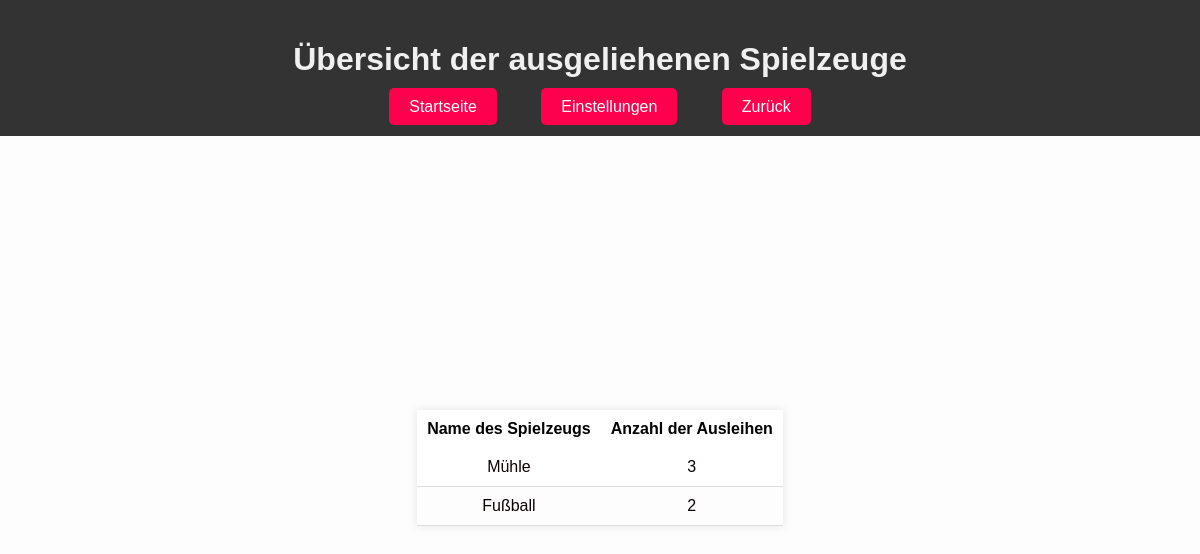
/borrow_stats, run on an earlier commit of the app's database.
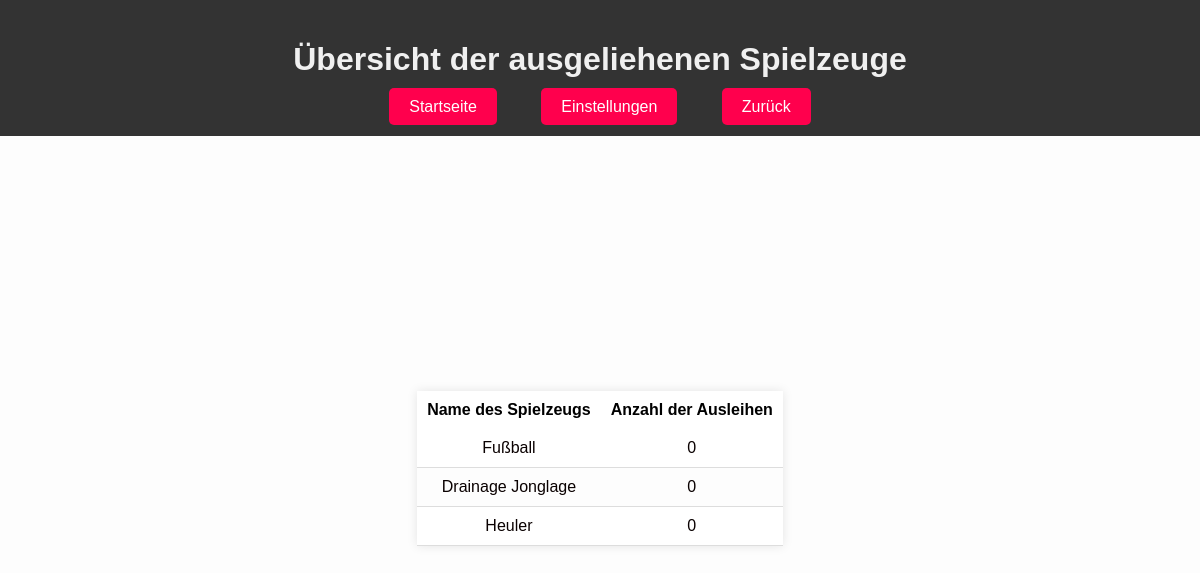
And on a later commit of the database.
### tables this page shows
CREATE TABLE Spielzeug (
        Spielzeug_ID INTEGER PRIMARY KEY AUTOINCREMENT,
        Name VARCHAR(100),
        S_Barcode VARCHAR(100),
        "Ausgeliehen" BOOLEAN DEFAULT 0
    );

### app.py (the view)
@app.route("/borrow_stats", methods=['GET', 'POST'])
def borrow_stats():
    conn = get_db_connection()
    spielzeuge = conn.execute('''
        SELECT
            Spielzeug.Name,
            Spielzeug.S_Barcode,
            COUNT(Spielzeug_Ausleihe.Spielzeug_Ausleihe_ID) AS Ausleihen
        FROM
            Spielzeug
        LEFT JOIN
            Spielzeug_Ausleihe ON Spielzeug.Spielzeug_ID = Spielzeug_Ausleihe.Spielzeug_ID
        GROUP BY
            Spielzeug.Spielzeug_ID
        ORDER BY
            Ausleihen DESC
    ''').fetchall()
    conn.close()
    return render_template('borrow_stats.html', spielzeuge=spielzeuge)

### database.py (called while the page is built)
def get_db_connection():
    conn = sqlite3.connect(db_name)
    conn.row_factory = sqlite3.Row
    return conn

### templates/borrow_stats.html (shortened to what this page needs)
<!DOCTYPE html>
<html lang="en">
<head>
    <link rel="stylesheet" href="/static/styles.css">
</head>
<body>
    <header>
        <h1 class="topic">Übersicht der ausgeliehenen Spielzeuge</h1>
        <nav>
            <ul>
                <li><a href="/">Startseite</a></li>
                <li><a href="/login">Einstellungen</a></li>
                <li><a href="#" onclick="history.back();">Zurück</a></li>
            </ul>
        </nav>
    </header>
    <main>
        <table>
            <thead>
                <tr>
                    <th>Name des Spielzeugs</th>
                    <th>Anzahl der Ausleihen</th>
                </tr>
            </thead>
            <tbody>
                {% for spielzeug in spielzeuge %}
                <tr>
                    <td>{{ spielzeug.Name }}</td>
                    <td>{{ spielzeug.Ausleihen }}</td>
                </tr>
                {% endfor %}
            </tbody>
        </table>
    </main>
</body>
</html>

### static/styles.css (style rules this page uses)
:root { --text-color: #0a0101; --background-color: #fdfdfd; --link-color: #fff; }
.topic { color: #f0f0f0 }
body { font-family: Arial, sans-serif; background-color: var(--background-color); color: var(--text-color); margin: 0; padding: 0; display: flex; flex-direction: column; height: 100vh; justify-content: center; align-items: center; }
header { width: 100%; text-align: center; padding: 20px 0; background-color: #333; color: #fdfbfb }
nav ul { list-style: none; padding: 0; text-align: center; margin: 0; }
nav ul li { display: inline; margin-right: 20px; }
nav ul li:last-child { margin-right: 0; }
nav ul li a { text-decoration: none; padding: 10px 20px; background-color: #ff004d; color: var(--link-color); border: none; border-radius: 5px; transition: background-color 0.3s; }
main { flex: 1; display: flex; flex-direction: column; align-items: center; justify-content: center; text-align: center; padding: 20px; }
a { display: column; text-align: center; margin-top: 20px; color: var(--text-color); text-decoration: none; }
h1, h2 { text-align: center; color: var(--text-color); margin-bottom: 20px; }
ul { list-style-type: none; padding: 0; margin: 0 0 20px 0; }
li { margin: 10px 0; padding: 10px; border-radius: 5px; }

### templates/borrow_stats.html (style rules this page uses)
table { width: 100%; max-width: 800px; border-collapse: collapse; margin: 20px 0; box-shadow: 0 0 10px rgba(0, 0, 0, 0.1); background-color: #fff; }
thead { background-color: var(--primary-color); color: black; }
thead th { padding: 10px; }
tbody tr:nth-child(even) { background-color: var(--background-color); }
tbody td { padding: 10px; border-bottom: 1px solid #ddd; }

What changed in the data, as far as the page shows it:
removed Spielzeug: Name "Mühle", Ausleihen "3"
removed Spielzeug: Name "Fußball", Ausleihen "2"
added Spielzeug: Name "Fußball", Ausleihen "0"
added Spielzeug: Name "Drainage Jonglage", Ausleihen "0"
added Spielzeug: Name "Heuler", Ausleihen "0"
